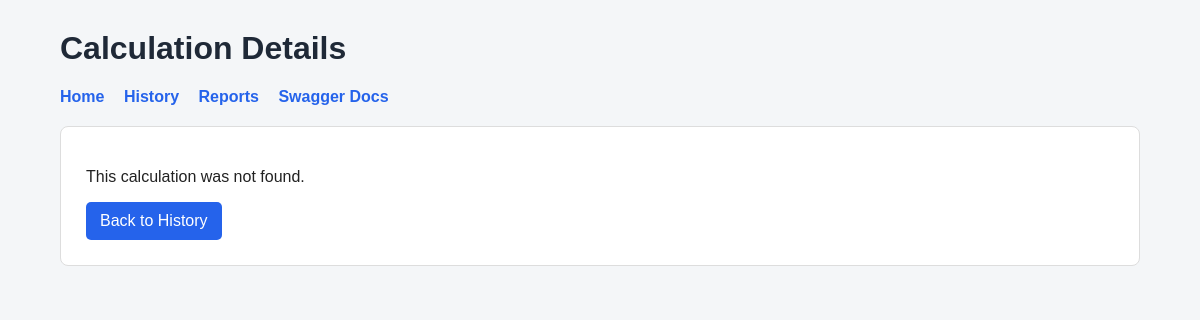
Before: /history/2 with the older database file.
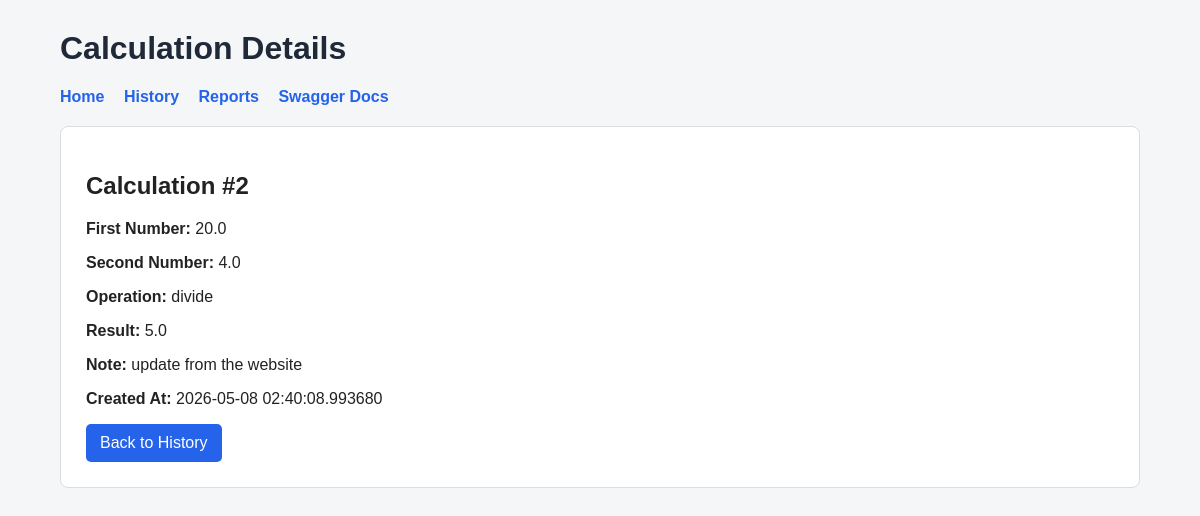
After: the same page with the newer database file.
### app/models/calculation.py (models this page shows)
class Calculation(Base):
    __tablename__ = "calculations"
    id = Column(Integer, primary_key=True, index=True)
    first_number = Column(Float, nullable=False)
    second_number = Column(Float, nullable=False)
    operation = Column(String, nullable=False)
    result = Column(Float, nullable=False)
    note = Column(String, default="")
    created_at = Column(DateTime, default=datetime.utcnow)

### app/main.py (the view)
@app.get("/history/{calculation_id}", response_class=HTMLResponse)
def detail_page(
    calculation_id: int,
    request: Request,
    db: Session = Depends(get_db),
):
    calculation = get_one_calculation(db, calculation_id)
    return templates.TemplateResponse(
        request=request,
        name="detail.html",
        context={
            "calculation": calculation,
        },
    )

### templates/detail.html (shortened to what this page needs)
<!DOCTYPE html>
<html>
<head>
    <link rel="stylesheet" href="/static/style.css">
</head>
<body>
    <div class="container">
        <h1>Calculation Details</h1>
        <nav>
            <a href="/">Home</a>
            <a href="/history">History</a>
            <a href="/reports">Reports</a>
            <a href="/docs">Swagger Docs</a>
        </nav>
        <div class="card">
            {% if calculation %}
                <h2>Calculation #{{ calculation.id }}</h2>
                <p><strong>First Number:</strong> {{ calculation.first_number }}</p>
                <p><strong>Second Number:</strong> {{ calculation.second_number }}</p>
                <p><strong>Operation:</strong> {{ calculation.operation }}</p>
                <p><strong>Result:</strong> {{ calculation.result }}</p>
                <p><strong>Note:</strong> {{ calculation.note }}</p>
                <p><strong>Created At:</strong> {{ calculation.created_at }}</p>
                <a class="button-link" href="/history">Back to History</a>
            {% else %}
                <p>This calculation was not found.</p>
                <a class="button-link" href="/history">Back to History</a>
            {% endif %}
        </div>
    </div>
</body>
</html>

Changed rows visible on the page:
added Calculation: id "2", first_number "20.0", second_number "4.0", operation "divide", result "5.0", note "update from the website", created_at "2026-05-08 02:40:08.993680"
Other visible differences:
text no longer shown: "This calculation was not found."
text now shown: "Calculation # First Number: Second Number: Operation: Result: Note: Created At:"
